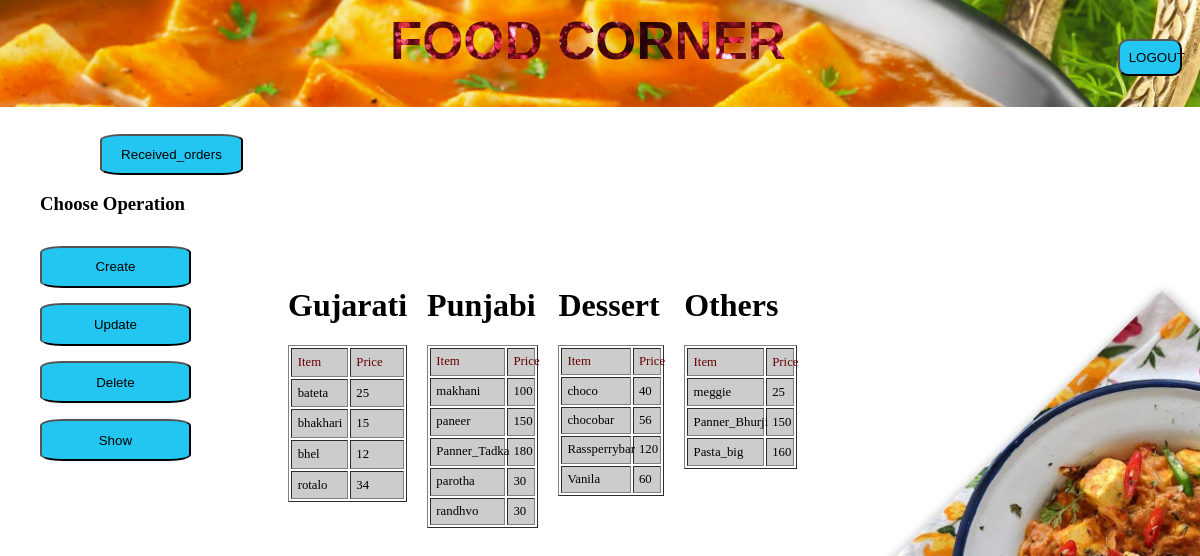
/Files/PhpProject1.4/Files/Show.php (signed in), run on the app's committed database.
### tables this page shows
CREATE TABLE `Menu` (
  `Category` varchar(30) NOT NULL,
  `ItemName` varchar(30) NOT NULL,
  `Price` int(6) DEFAULT NULL
);

### Files/PhpProject1.4/Files/Show.php (the view, shortened to what this page needs)
<!DOCTYPE html>
<html>
<head>
</head>
<body>
	<?php
           include 'main_1.php';
             try{
            $dbhandler = new PDO('mysql:host=127.0.0.1;dbname=PhpProject','root','');
            $dbhandler->setAttribute(PDO::ATTR_ERRMODE,PDO::ERRMODE_EXCEPTION);
            $sql="select * from Menu";
            $query=$dbhandler->query($sql);
            echo "<div class='posional'>";
                    echo "<div class='container'>";
                            echo "<div class='container1'>";
                            echo "<h1>Gujarati</h1>";
                            echo "<table border='1'><thead><td>Item</td><td>Price</td></thead>";
                            while($r=$query->fetch())
                            {
                                if($r['Category']=="gujarati"){
                                echo "<tr><td>".$r['ItemName'].'</td><td>'.$r['Price']."</td></tr>";
                                }
                            }
                            echo "</table>";
                             echo '</div>';
                                    echo "<div class='container2'>";
                                    echo "<h1>Punjabi</h1>";
                                    $query=$dbhandler->query($sql);
                                    echo "<table border='1'><thead><td>Item</td><td>Price</td></thead>";
                                    while($r=$query->fetch())
                                    {
                                        if($r['Category']=="punjabi"){
                                        echo "<tr><td>".$r['ItemName'].'</td><td>'.$r['Price']."</td></tr>";
                                        }
                                    }
                                    echo "</table>";
                                     echo '</div>';
                            echo "<div class='container3'>";
                            echo "<h1>Dessert</h1>";
                            $query=$dbhandler->query($sql);
                            echo "<table border='1'><thead><td>Item</td><td>Price</td></thead>";
                            while($r=$query->fetch())
                            {
                                if($r['Category']=="dessert"){
                                echo "<tr><td>".$r['ItemName'].'</td><td>'.$r['Price']."</td></tr>";
                                }
                            }
                            echo "</table>";
                             echo '</div>';
                                    echo "<div class='container3'>";
                                    echo "<h1>Others</h1>";
                                    $query=$dbhandler->query($sql);
                                    echo "<table border='1'><thead><td>Item</td><td>Price</td></thead>";
                                    while($r=$query->fetch())
                                    {
                                        if($r['Category']!="dessert" && $r['Category']!="punjabi" && $r['Category']!="gujarati"){
                                        echo "<tr><td>".$r['ItemName'].'</td><td>'.$r['Price']."</td></tr>";
                                        }
                                    }
                                    echo "</table>";
                                    echo '</div>';
                    echo '</div>';
           echo "</div>";
             }
             catch(PDOException $e){
                    echo $e->getMessage()."<br><br>";
            }
	?>
</body>
</html>

### Files/PhpProject1.4/Files/css/transfer.css (style rules this page uses)
@media (min-width:760px) { body { margin:0; padding: 0; background-image: url(../../IMAGES/back.jpg); -webkit-background-size:cover; background-size: 100%; } }
td { background-color: #ccc; width: 40%; }
thead { color:#600; }

### Files/PhpProject1.4/Files/Show.php (style rules this page uses)
@media (min-width:760px) { .posional { margin-top: -18%; margin-left:24% ; } }
@media (min-width:760px) { .container { display: flex; } }
@media (min-width:760px) { .container > div { margin-right: 20px; } }
td { margin:5%; padding:5%; font-size: 80%; width: 20%; }

### data on the page
menu: ItemName "bateta", Price "25"
menu: ItemName "bhakhari", Price "15"
menu: ItemName "bhel", Price "12"
menu: ItemName "rotalo", Price "34"
menu: ItemName "makhani", Price "100"
menu: ItemName "paneer", Price "150"
menu: ItemName "Panner_Tadka", Price "180"
menu: ItemName "parotha", Price "30"
menu: ItemName "randhvo", Price "30"
menu: ItemName "choco", Price "40"
menu: ItemName "chocobar", Price "56"
menu: ItemName "Rassperrybar", Price "120"
menu: ItemName "Vanila", Price "60"
menu: ItemName "meggie", Price "25"
menu: ItemName "Panner_Bhurji", Price "150"
menu: ItemName "Pasta_big", Price "160"
